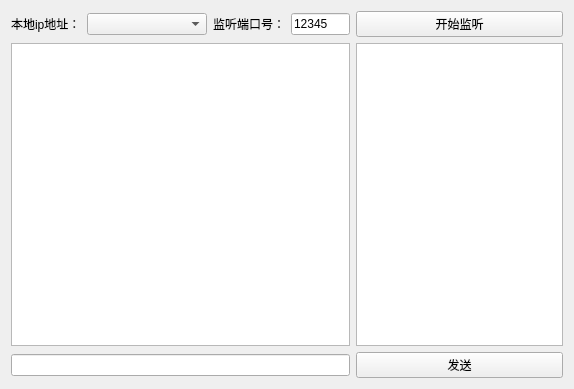
<?xml version="1.0" encoding="UTF-8"?>
<ui version="4.0">
 <class>server</class>
 <widget class="QWidget" name="server">
  <property name="geometry">
   <rect>
    <x>0</x>
    <y>0</y>
    <width>574</width>
    <height>389</height>
   </rect>
  </property>
  <property name="windowTitle">
   <string>server</string>
  </property>
  <layout class="QGridLayout" name="gridLayout">
   <item row="0" column="0">
    <layout class="QHBoxLayout" name="horizontalLayout">
     <item>
      <widget class="QLabel" name="label">
       <property name="text">
        <string>本地ip地址：</string>
       </property>
      </widget>
     </item>
     <item>
      <widget class="QComboBox" name="comboBoxIp">
       <property name="minimumSize">
        <size>
         <width>120</width>
         <height>0</height>
        </size>
       </property>
      </widget>
     </item>
     <item>
      <widget class="QLabel" name="label_2">
       <property name="text">
        <string>监听端口号：</string>
       </property>
      </widget>
     </item>
     <item>
      <widget class="QLineEdit" name="lineEditPort">
       <property name="text">
        <string>12345</string>
       </property>
      </widget>
     </item>
    </layout>
   </item>
   <item row="0" column="1">
    <widget class="QPushButton" name="buttonListen">
     <property name="text">
      <string>开始监听</string>
     </property>
    </widget>
   </item>
   <item row="1" column="0">
    <widget class="QTextBrowser" name="messageShow"/>
   </item>
   <item row="2" column="0">
    <widget class="QLineEdit" name="lineEditSend"/>
   </item>
   <item row="2" column="1">
    <widget class="QPushButton" name="buttonSend">
     <property name="text">
      <string>发送</string>
     </property>
    </widget>
   </item>
   <item row="1" column="1">
    <widget class="QListView" name="listViewConnectShow"/>
   </item>
  </layout>
 </widget>
 <resources/>
 <connections/>
</ui>
